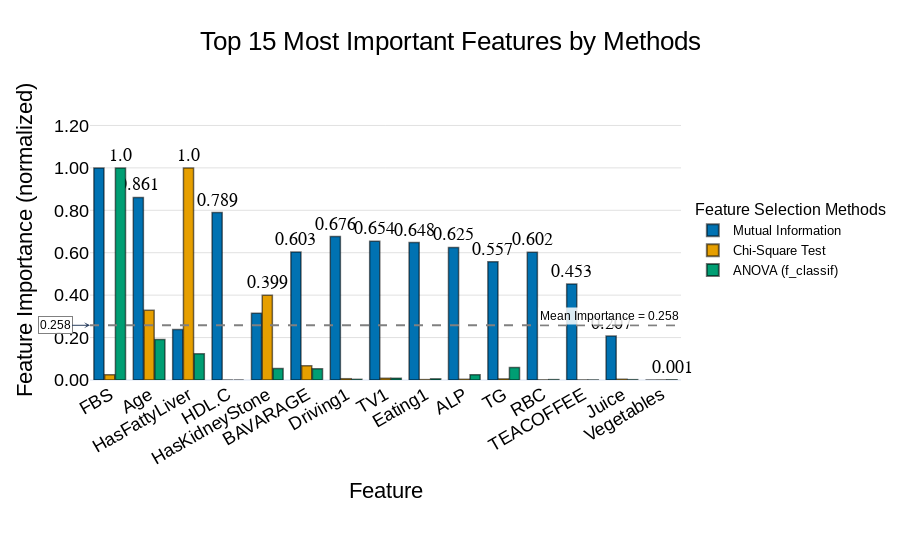

The notebook cell this image was saved under:
### Code cell
import re
import itertools
import numpy as np
import pandas as pd
import plotly.express as px

# ---------------- Inputs ----------------
# feature_importances: dict {"Method A": pd.Series, "Method B": pd.Series, ...}
# X_train: your training DataFrame with original feature names
top_n = 15  # number of features to display

# ------------- Build tidy DataFrame -------------
importance_df = pd.DataFrame(feature_importances).T

# Use actual feature names if available
try:
    importance_df.columns = X_train.columns
except Exception:
    pass

# Clean pipeline prefixes
def clean_name(c):
    return re.sub(r'^num_imputer__', '', str(c))

importance_df.columns = [clean_name(c) for c in importance_df.columns]

# Ensure numeric + fill NaN
importance_df = importance_df.apply(pd.to_numeric, errors='coerce').fillna(0.0)

# Bring method names into a column
importance_df = importance_df.reset_index().rename(columns={'index': 'Feature Selection Method'})

# ------------- Normalize per method (row) to [0, 1] -------------
numeric_cols = importance_df.columns.difference(['Feature Selection Method'])
row_max = importance_df[numeric_cols].max(axis=1).replace(0, np.nan)
importance_df[numeric_cols] = importance_df[numeric_cols].div(row_max, axis=0).fillna(0.0)

# ------------- Pick Top-N features by SUM across methods -------------
importance_sum = importance_df[numeric_cols].sum(axis=0)
top_features = importance_sum.nlargest(top_n).index.tolist()

# Filter to Top-N
importance_top = importance_df[['Feature Selection Method'] + top_features]

# Long format
importance_melted = importance_top.melt(
    id_vars=['Feature Selection Method'],
    var_name='Feature',
    value_name='Importance'
)

# Orders
feature_order = top_features
method_order = (
    importance_melted.groupby('Feature Selection Method')['Importance']
    .mean()
    .sort_values(ascending=False)
    .index.tolist()
)

# ------------- Palette (Okabe–Ito, color-blind–safe) -------------
okabe_ito = [
    "#0072B2",  # blue
    "#E69F00",  # orange
    "#009E73",  # green
    "#D55E00",  # vermillion
    "#CC79A7",  # reddish purple
    "#F0E442",  # yellow
    "#56B4E9",  # sky blue
    "#000000"   # black
]
unique_methods = importance_melted['Feature Selection Method'].unique().tolist()
palette = list(itertools.islice(itertools.cycle(okabe_ito), len(unique_methods)))

# ------------- Labels only on the highest bar per feature -------------
idx_max = importance_melted.groupby("Feature")["Importance"].idxmax()
importance_melted["Label"] = ""
importance_melted.loc[idx_max, "Label"] = (
    importance_melted.loc[idx_max, "Importance"].round(3).astype(str)
)

# ------------- Figure -------------
fig_importance = px.bar(
    importance_melted,
    x='Feature',
    y='Importance',
    color='Feature Selection Method',
    text='Label',
    category_orders={'Feature': feature_order, 'Feature Selection Method': method_order},
    color_discrete_sequence=palette,
    barmode='group',
    title=f'Top {top_n} Most Important Features by Methods',
    labels={'Importance': 'Feature Importance (normalized)', 'Feature Selection Method': 'Method'},
    height=800,
    template='plotly_white',
    hover_data={'Feature Selection Method': True, 'Importance': ':.3f', 'Feature': True}
)

# Bars & data labels
fig_importance.update_traces(
    textposition='outside',
    textfont=dict(size=18, color="black", family="Arial"),
    texttemplate='%{text}',
    marker_line_width=1.5,
    marker_line_color='rgba(0,0,0,0.55)',
    cliponaxis=False
)

# Headroom for labels
ymax = float(importance_melted['Importance'].max())
fig_importance.update_yaxes(range=[0, max(1.0, ymax) * 1.32],
                            tickformat=".2f",
                            gridcolor='rgba(0,0,0,0.12)')

# Layout polish + legend right-center, compact, transparent
fig_importance.update_layout(
    title={'x': 0.5, 'xanchor': 'center'},
    font=dict(size=18, family="Arial, Liberation Sans, DejaVu Sans, sans-serif", color="black"),
    title_font=dict(size=26),
    legend_title_text="Feature Selection Methods",
    legend=dict(
        orientation="v",
        yanchor="middle", y=0.5,
        xanchor="left",  x=1.02,
        itemsizing="constant",
        itemwidth=30,
        bgcolor="rgba(0,0,0,0)",
        bordercolor="rgba(0,0,0,0)",
        borderwidth=0,
        font=dict(size=13)
    ),
    xaxis_title="Feature",
    yaxis_title="Feature Importance (normalized)",
    bargap=0.18,          # a bit more spacing -> cleaner groups
    bargroupgap=0.06,     # spacing within a group
    uniformtext_minsize=12,
    uniformtext_mode='show',
    margin=dict(l=90, r=190, t=100, b=180),
    paper_bgcolor='white',
    plot_bgcolor='white',
    hoverlabel=dict(bgcolor="white", font_size=14)
)
fig_importance.update_xaxes(tickangle=-30, automargin=True, showgrid=False)

# ------------- Mean importance line + labels -------------
mean_val = float(importance_melted['Importance'].mean())
fig_importance.add_hline(
    y=mean_val,
    line=dict(color='gray', dash='dash', width=2),
    annotation_text=f"Mean Importance = {mean_val:.3f}",
    annotation_position='top right',
    annotation_font_size=12,
    annotation_bgcolor="rgba(255,255,255,0.85)"
)
fig_importance.add_annotation(
    xref="paper", x=0.0,
    yref="y",     y=mean_val,
    text=f"{mean_val:.3f}",
    showarrow=True, arrowhead=3,
    ax=-35, ay=0,
    bgcolor="rgba(255,255,255,0.9)",
    bordercolor="gray",
    font=dict(size=12, color="black")
)

# Show
fig_importance.show()

# ------------- Exports (higher quality) -------------
export_title = f"Top_{top_n}_Most_Important_Features_by_Methods"
# Vector SVG (best for print) — larger logical size
fig_importance.write_image(f"Images/{export_title}.svg",
                           width=3200, height=1800, scale=1)
# Hi-res PNG — larger canvas + scale for crisp lines/labels
fig_importance.write_image(f"Images/{export_title}.png",
                           width=4200, height=2200, scale=2)

### Figure 1 — Plotly figure (JSON) as saved in the notebook; plotly's stock layout.template omitted (floating-point values rounded to 4 significant figures)
{"data": [{"alignmentgroup": "True", "cliponaxis": false, "customdata": [["Mutual Information"], ["Mutual Information"], ["Mutual Information"], ["Mutual Information"], ["Mutual Information"], ["Mutual Information"], ["Mutual Information"], ["Mutual Information"], ["Mutual Information"], ["Mutual Information"], ["Mutual Information"], ["Mutual Information"], ["Mutual Information"], ["Mutual Information"], ["Mutual Information"]], "hovertemplate": "Method=%{customdata[0]}<br>Feature=%{x}<br>Feature Importance (normalized)=%{y:.3f}<br>Label=%{text}<extra></extra>", "legendgroup": "Mutual Information", "marker": {"color": "#0072B2", "line": {"color": "rgba(0, 0, 0, 0.55)", "width": 1.5}, "pattern": {"shape": ""}}, "name": "Mutual Information", "offsetgroup": "Mutual Information", "orientation": "v", "showlegend": true, "text": ["", "0.861", "", "0.789", "", "0.603", "0.676", "0.654", "0.648", "0.625", "0.557", "0.602", "0.453", "0.207", ""], "textfont": {"color": "black", "family": "Arial", "size": 18}, "textposition": "outside", "texttemplate": "%{text}", "type": "bar", "x": ["FBS", "Age", "HasFattyLiver", "HDL.C", "HasKidneyStone", "BAVARAGE", "Driving1", "TV1", "Eating1", "ALP", "TG", "RBC", "TEACOFFEE", "Juice", "Vegetables"], "xaxis": "x", "y": [1, 0.8608, 0.2377, 0.7894, 0.3147, 0.6033, 0.676, 0.654, 0.6481, 0.6248, 0.5571, 0.6022, 0.4528, 0.2071, 0], "yaxis": "y"}, {"alignmentgroup": "True", "cliponaxis": false, "customdata": [["Chi-Square Test"], ["Chi-Square Test"], ["Chi-Square Test"], ["Chi-Square Test"], ["Chi-Square Test"], ["Chi-Square Test"], ["Chi-Square Test"], ["Chi-Square Test"], ["Chi-Square Test"], ["Chi-Square Test"], ["Chi-Square Test"], ["Chi-Square Test"], ["Chi-Square Test"], ["Chi-Square Test"], ["Chi-Square Test"]], "hovertemplate": "Method=%{customdata[0]}<br>Feature=%{x}<br>Feature Importance (normalized)=%{y:.3f}<br>Label=%{text}<extra></extra>", "legendgroup": "Chi-Square Test", "marker": {"color": "#E69F00", "line": {"color": "rgba(0, 0, 0, 0.55)", "width": 1.5}, "pattern": {"shape": ""}}, "name": "Chi-Square Test", "offsetgroup": "Chi-Square Test", "orientation": "v", "showlegend": true, "text": ["", "", "1.0", "", "0.399", "", "", "", "", "", "", "", "", "", ""], "textfont": {"color": "black", "family": "Arial", "size": 18}, "textposition": "outside", "texttemplate": "%{text}", "type": "bar", "x": ["FBS", "Age", "HasFattyLiver", "HDL.C", "HasKidneyStone", "BAVARAGE", "Driving1", "TV1", "Eating1", "ALP", "TG", "RBC", "TEACOFFEE", "Juice", "Vegetables"], "xaxis": "x", "y": [0.02495, 0.3283, 1, 0, 0.3993, 0.06727, 0.006141, 0.008379, 0.001872, 0.003405, 0.005133, 0.0006335, 0.0003596, 0.003671, 0.0003356], "yaxis": "y"}, {"alignmentgroup": "True", "cliponaxis": false, "customdata": [["ANOVA (f_classif)"], ["ANOVA (f_classif)"], ["ANOVA (f_classif)"], ["ANOVA (f_classif)"], ["ANOVA (f_classif)"], ["ANOVA (f_classif)"], ["ANOVA (f_classif)"], ["ANOVA (f_classif)"], ["ANOVA (f_classif)"], ["ANOVA (f_classif)"], ["ANOVA (f_classif)"], ["ANOVA (f_classif)"], ["ANOVA (f_classif)"], ["ANOVA (f_classif)"], ["ANOVA (f_classif)"]], "hovertemplate": "Method=%{customdata[0]}<br>Feature=%{x}<br>Feature Importance (normalized)=%{y:.3f}<br>Label=%{text}<extra></extra>", "legendgroup": "ANOVA (f_classif)", "marker": {"color": "#009E73", "line": {"color": "rgba(0, 0, 0, 0.55)", "width": 1.5}, "pattern": {"shape": ""}}, "name": "ANOVA (f_classif)", "offsetgroup": "ANOVA (f_classif)", "orientation": "v", "showlegend": true, "text": ["1.0", "", "", "", "", "", "", "", "", "", "", "", "", "", "0.001"], "textfont": {"color": "black", "family": "Arial", "size": 18}, "textposition": "outside", "texttemplate": "%{text}", "type": "bar", "x": ["FBS", "Age", "HasFattyLiver", "HDL.C", "HasKidneyStone", "BAVARAGE", "Driving1", "TV1", "Eating1", "ALP", "TG", "RBC", "TEACOFFEE", "Juice", "Vegetables"], "xaxis": "x", "y": [1, 0.191, 0.1236, 0, 0.05436, 0.05308, 0.003252, 0.008795, 0.005632, 0.02517, 0.0591, 0.001896, 0.0004508, 0.001642, 0.001126], "yaxis": "y"}], "layout": {"annotations": [{"bgcolor": "rgba(255,255,255,0.85)", "font": {"size": 12}, "showarrow": false, "text": "Mean Importance = 0.258", "x": 1, "xanchor": "right", "xref": "x domain", "y": 0.2579, "yanchor": "bottom", "yref": "y"}, {"arrowhead": 3, "ax": -35, "ay": 0, "bgcolor": "rgba(255,255,255,0.9)", "bordercolor": "gray", "font": {"color": "black", "size": 12}, "showarrow": true, "text": "0.258", "x": 0, "xref": "paper", "y": 0.2579, "yref": "y"}], "autosize": true, "bargap": 0.18, "bargroupgap": 0.06, "barmode": "group", "font": {"color": "black", "family": "Arial, Liberation Sans, DejaVu Sans, sans-serif", "size": 18}, "hoverlabel": {"bgcolor": "white", "font": {"size": 14}}, "legend": {"bgcolor": "rgba(0, 0, 0, 0)", "bordercolor": "rgba(0, 0, 0, 0)", "borderwidth": 0, "font": {"size": 13}, "itemsizing": "constant", "itemwidth": 30, "orientation": "v", "title": {"text": "Feature Selection Methods"}, "tracegroupgap": 0, "x": 1.02, "xanchor": "left", "y": 0.5, "yanchor": "middle"}, "margin": {"b": 180, "l": 90, "r": 190, "t": 100}, "paper_bgcolor": "white", "plot_bgcolor": "white", "shapes": [{"line": {"color": "gray", "dash": "dash", "width": 2}, "type": "line", "x0": 0, "x1": 1, "xref": "x domain", "y0": 0.2579, "y1": 0.2579, "yref": "y"}], "title": {"font": {"size": 26}, "text": "Top 15 Most Important Features by Methods", "x": 0.5, "xanchor": "center"}, "uniformtext": {"minsize": 12, "mode": "show"}, "xaxis": {"anchor": "y", "automargin": true, "autorange": true, "categoryarray": ["FBS", "Age", "HasFattyLiver", "HDL.C", "HasKidneyStone", "BAVARAGE", "Driving1", "TV1", "Eating1", "ALP", "TG", "RBC", "TEACOFFEE", "Juice", "Vegetables"], "categoryorder": "array", "domain": [0, 1], "range": [-0.5, 14.5], "showgrid": false, "tickangle": -30, "title": {"text": "Feature"}, "type": "category"}, "yaxis": {"anchor": "x", "domain": [0, 1], "gridcolor": "rgba(0, 0, 0, 0.12)", "range": [0, 1.32], "tickformat": ".2f", "title": {"text": "Feature Importance (normalized)"}, "type": "linear"}}}
